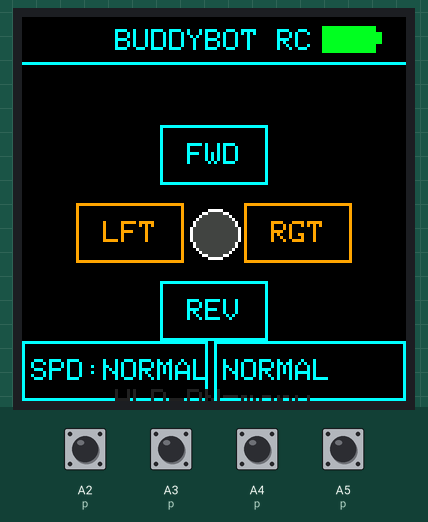
The sketch below on a simulated Arduino Zero (SAMD21). Parts: 128×128 colour display. The inputs (shaded band) are chosen by the test bench; at power-on: A2 (p), A3 (p), A4 (p), A5 (p) HIGH (analog values on the 0–1023 scale).

Above: at 3.2 s.
3.3 s: A2 (p) pulled LOW for 0.55 s
At 5.1 s:
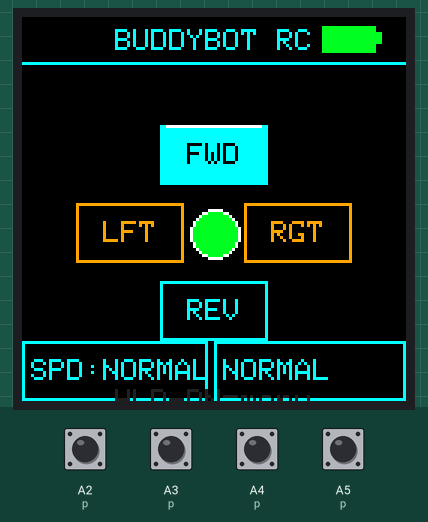
5.4 s: A3 (p) pulled LOW for 0.55 s
At 7.4 s:
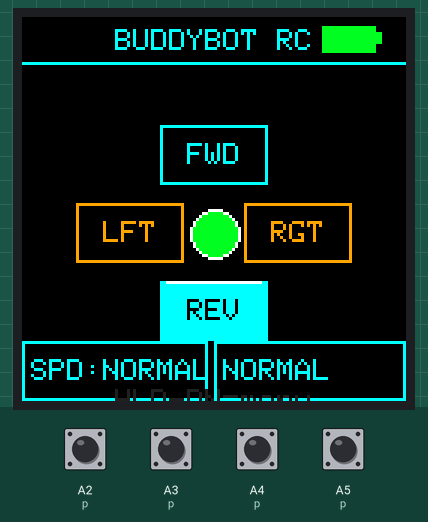
7.7 s: A4 (p) pulled LOW for 0.55 s
At 8.77 s:
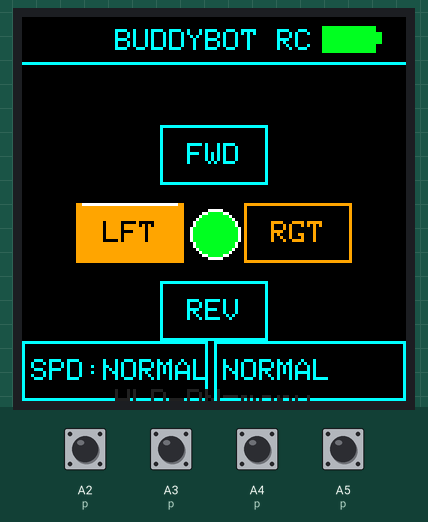
10.5 s: A5 (p) pulled LOW for 0.55 s
At 11.57 s:
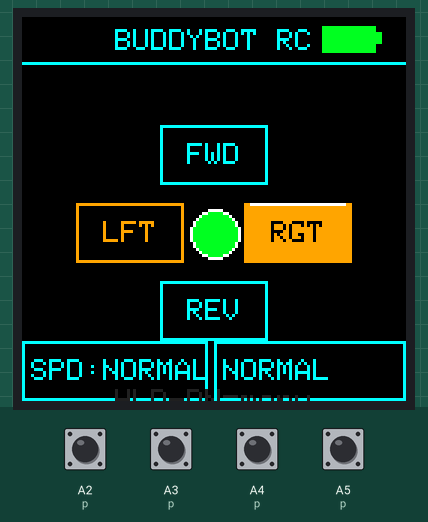
13.3 s: A2 (p) pulled LOW for 1 s
At 16.2 s:
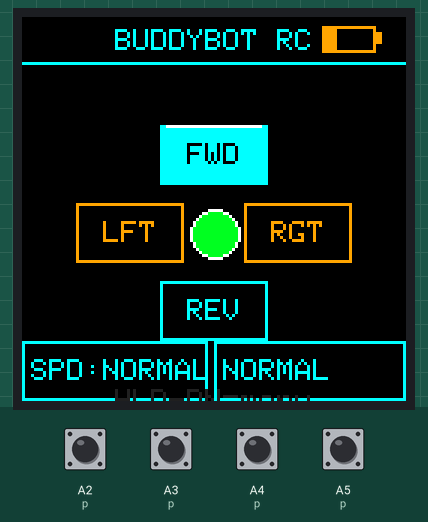
16.5 s: A3 (p) pulled LOW for 1 s
At 18.4 s:
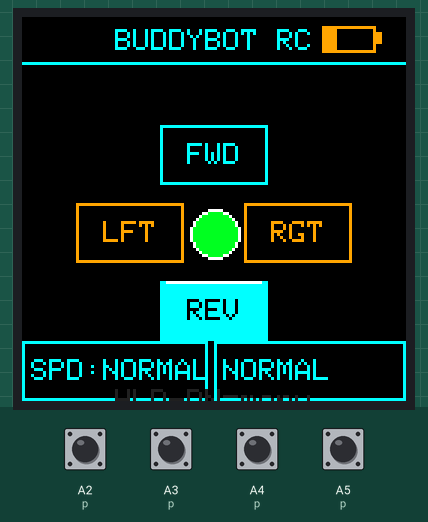
Timing chart, 0 to 19.9 s (numbered marks = the images above; inputs shaded):
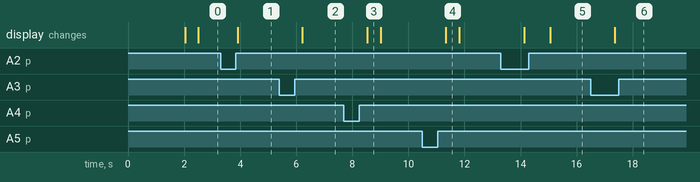

Measured:
- after the input at 3.3 s, the display: changes after 0.61 s (image 1)
- after the input at 5.4 s, the display: changes after 0.82 s (image 2)
- after the input at 7.7 s, the display: changes after 0.84 s (image 3)
- after the input at 10.5 s, the display: changes after 0.83 s (image 4)
- after the input at 13.3 s, the display: first changes after 0.83 s (image 5 shows a later state)
- after the input at 16.5 s, the display: changes after 0.86 s (image 6)
- what the display in image 3 shows lasts 0.5 s, from 8.5 s to 9.0 s

The sketch:

BuddyBot_Remote.ino
```cpp
/*
 * ════════════════════════════════════════════════════════════════════
 *  BUDDYBOT Remote Control — XC3812 SAMD21 — V4.0
 *  4 buttons: UP DOWN LEFT RIGHT
 *  Based on working V1 display init (hardware SPI, RST=8, rotation=0)
 * ════════════════════════════════════════════════════════════════════
 *
 *  WIRING (identical to V1 that worked):
 *    OLED CS  → 10    DC  → 9    RST → 8
 *    OLED SDA → MOSI pad (underside)
 *    OLED SCL → SCK  pad (underside)
 *    OLED VCC → 3V   GND → GND
 *
 *    BTN_UP    → A2   (INPUT_PULLUP to GND)
 *    BTN_DOWN  → A3
 *    BTN_LEFT  → A4
 *    BTN_RIGHT → A5
 *
 *    RF DATA   → D6
 *    BAT ADC   → A0 (via 2x100k divider)
 *
 *  CONTROLS:
 *    UP press         toggle Forward ON/OFF
 *    DOWN press       toggle Reverse ON/OFF
 *    LEFT hold        spin left
 *    RIGHT hold       spin right
 *    LEFT+RIGHT 600ms E-STOP toggle
 *    DOWN hold 800ms  open Menu
 *    In menu: UP/DOWN scroll, LEFT confirm, RIGHT back
 * ════════════════════════════════════════════════════════════════════
 */

#include <SPI.h>
#include <Adafruit_GFX.h>
#include <Adafruit_SSD1351.h>
#include <RCSwitch.h>

// ── Pins — identical to working V1 ───────────────────────────────
#define OLED_CS   10
#define OLED_DC    9
#define OLED_RST   8    // same as V1 that worked

#define BTN_UP    A2
#define BTN_DOWN  A3
#define BTN_LEFT  A4
#define BTN_RIGHT A5

#define RF_PIN     6    // same as V1 that worked
#define BAT_PIN   A0

#define OLED_W   128
#define OLED_H   128

// ── RF codes ─────────────────────────────────────────────────────
#define RF_FWD   0xA10001UL
#define RF_REV   0xA10002UL
#define RF_LEFT  0xA10003UL
#define RF_RIGHT 0xA10004UL
#define RF_STOP  0xA10005UL
#define RF_SLOW  0xA10030UL
#define RF_NORM  0xA10031UL
#define RF_FAST  0xA10032UL
#define RF_NRM   0xA10010UL
#define RF_BOD   0xA10011UL
#define RF_DOG   0xA10012UL
#define RF_UNH   0xA10013UL
#define RF_ESTP  0xA100FFUL
#define RF_DNC   0xA10020UL
#define RF_DEF   0xA10021UL

// ── Colours ───────────────────────────────────────────────────────
#define BK    0x0000
#define SURF  0x0841
#define CYN   0x07FF
#define MNT   0x07E4
#define AMB   0xFD20
#define CRL   0xF944
#define PUR   0x781F
#define WHT   0xFFFF
#define DGR   0x2104
#define MGR   0x4228
#define LGR   0x8C71
#define DCY   0x03EF

// ── Objects — identical init to V1 ───────────────────────────────
Adafruit_SSD1351 oled(OLED_W, OLED_H, &SPI, OLED_CS, OLED_DC, OLED_RST);
RCSwitch rf;

// ── State ─────────────────────────────────────────────────────────
enum Scr { DRIVE, MMODE, MSPEC, MSPD };
Scr scr = DRIVE;
bool redraw = true;
uint8_t modeIdx=0, specIdx=0, spdIdx=1;
bool eStopped=false, goFwd=false, goRev=false, menuUsed=false;
uint32_t lastCode=RF_STOP;
uint8_t batPct=100;
unsigned long lastBat=0;

const char* mN[]={"NORMAL","BODYGUARD","DOG GUARD","UNHINGED"};
const uint16_t mC[]={CYN,AMB,MNT,CRL};
const uint32_t mRF[]={RF_NRM,RF_BOD,RF_DOG,RF_UNH};
const char* sN[]={"DANCE","DEFENSE","E-STOP","< BACK"};
const uint16_t sC[]={PUR,AMB,CRL,LGR};
const uint32_t sRF[]={RF_DNC,RF_DEF,RF_ESTP,0};
const char* spN[]={"SLOW","NORMAL","FAST"};
const uint16_t spC[]={MNT,CYN,CRL};
const uint32_t spRF[]={RF_SLOW,RF_NORM,RF_FAST};

// ── Buttons ───────────────────────────────────────────────────────
struct Btn { uint8_t pin; bool st,pr,rl,hd; unsigned long dn; };
Btn B[4]; // 0=UP 1=DN 2=LT 3=RT

void initB() {
  uint8_t p[]={BTN_UP,BTN_DOWN,BTN_LEFT,BTN_RIGHT};
  for(int i=0;i<4;i++){B[i]={p[i],HIGH,false,false,false,0};pinMode(p[i],INPUT_PULLUP);}
}

void readB() {
  for(int i=0;i<4;i++){
    B[i].pr=B[i].rl=false;
    bool r=digitalRead(B[i].pin);
    if(r!=B[i].st){
      B[i].st=r;
      if(r==LOW){B[i].pr=true;B[i].hd=true;B[i].dn=millis();}
      else{B[i].rl=true;B[i].hd=false;}
    }
  }
}

bool lh(int i,unsigned long ms=600){return B[i].hd&&(millis()-B[i].dn>=ms);}

void readBat(){
  if(millis()-lastBat<15000)return; lastBat=millis();
  float v=(analogRead(BAT_PIN)/1023.0f)*3.3f*2.0f;
  batPct=(uint8_t)constrain((v-3.0f)/1.2f*100.0f,0.0f,100.0f);
}

// ── Draw helpers ──────────────────────────────────────────────────
void ctr(int y,const char*s,uint16_t c,uint8_t sz=1){
  oled.setTextSize(sz);oled.setTextColor(c);
  oled.setCursor((128-(int)strlen(s)*6*sz)/2,y);oled.print(s);
}

void hdr(const char*t,uint16_t c){
  oled.fillRect(0,0,128,16,BK);
  oled.drawFastHLine(0,15,128,c);
  oled.setTextSize(1);oled.setTextColor(c);
  oled.setCursor((128-(int)strlen(t)*6)/2,4);oled.print(t);
  // battery
  uint16_t bc=batPct>50?MNT:batPct>20?AMB:CRL;
  oled.drawRect(100,3,18,9,bc);oled.fillRect(118,5,2,4,bc);
  int f=(int)(batPct/100.0f*16);if(f>0)oled.fillRect(101,4,f,7,bc);
}

void box(int x,int y,int w,int h,uint16_t c,bool active){
  oled.fillRect(x,y,w,h,active?c:BK);
  oled.drawRect(x,y,w,h,c);
  if(active)oled.drawFastHLine(x+2,y,w-4,WHT);
}

void menu(int sel,int n,const char**nm,const uint16_t*cl){
  for(int i=0;i<n;i++){
    bool a=(i==sel);int y=20+i*24;
    box(4,y,120,20,cl[i],a);
    oled.setTextSize(1);oled.setTextColor(a?BK:cl[i]);
    oled.setCursor((128-(int)strlen(nm[i])*6)/2,y+6);oled.print(nm[i]);
  }
  ctr(118,"UP/DN  LEFT=ok  RIGHT=bk",DGR);
}

// ── Drive screen ──────────────────────────────────────────────────
void drvBtn(int cx,int cy,int w,int h,const char*l,bool a,uint16_t c){
  box(cx-w/2,cy-h/2,w,h,c,a);
  oled.setTextSize(1);oled.setTextColor(a?BK:c);
  oled.setCursor(cx-(int)strlen(l)*3,cy-4);oled.print(l);
}

void drawDrive(){
  bool u=goFwd,d=goRev,l=B[2].hd,r=B[3].hd;
  drvBtn(64,46,36,20,"FWD",u,CYN);
  drvBtn(64,98,36,20,"REV",d,CYN);
  drvBtn(36,72,36,20,"LFT",l,AMB);
  drvBtn(92,72,36,20,"RGT",r,AMB);
  // centre dot
  uint16_t cc=eStopped?CRL:(u||d||l||r)?MNT:MGR;
  oled.fillCircle(64,72,8,cc);oled.drawCircle(64,72,8,WHT);
  if(eStopped){oled.setTextSize(1);oled.setTextColor(WHT);oled.setCursor(57,68);oled.print("E!");}
  if(eStopped){oled.fillRect(0,17,128,11,CRL);ctr(19,"! E-STOP !",WHT);}
  // status
  oled.fillRect(0,108,128,20,BK);
  oled.drawRect(0,108,62,20,spC[spdIdx]);
  oled.setTextSize(1);oled.setTextColor(spC[spdIdx]);
  oled.setCursor(3,114);oled.print("SPD:");oled.print(spN[spdIdx]);
  oled.drawRect(64,108,64,20,mC[modeIdx]);
  oled.setTextSize(1);oled.setTextColor(mC[modeIdx]);
  oled.setCursor(67,114);oled.print(mN[modeIdx]);
  ctr(124,"HLD-DN=menu",DGR);
}

// ── Logic ─────────────────────────────────────────────────────────
void doDrive(){
  static unsigned long ls=0; unsigned long n=millis();
  // E-STOP
  if(B[2].hd&&B[3].hd&&lh(2)&&lh(3)){
    eStopped=!eStopped;rf.send(eStopped?RF_ESTP:RF_STOP,24);
    if(eStopped)goFwd=goRev=false;
    B[2].hd=B[3].hd=false;redraw=true;delay(300);return;
  }
  if(eStopped)return;
  // Menu
  if(lh(1,800)&&!menuUsed){
    menuUsed=true;goFwd=goRev=false;rf.send(RF_STOP,24);
    scr=MMODE;redraw=true;oled.fillRect(0,16,128,112,BK);return;
  }
  if(!B[1].hd)menuUsed=false;
  // Toggle fwd/rev
  if(B[0].pr){goRev=false;goFwd=!goFwd;redraw=true;}
  if(B[1].pr&&!menuUsed){goFwd=false;goRev=!goRev;redraw=true;}
  if(B[2].pr||B[3].pr){goFwd=goRev=false;redraw=true;}
  // Send
  uint32_t cmd=RF_STOP;
  if(goFwd)cmd=RF_FWD;
  else if(goRev)cmd=RF_REV;
  else if(B[2].hd)cmd=RF_LEFT;
  else if(B[3].hd)cmd=RF_RIGHT;
  if(n-ls>=90){rf.send(cmd,24);ls=n;if(cmd!=lastCode){lastCode=cmd;redraw=true;}}
}

bool nav(uint8_t&idx,uint8_t n){
  if(B[0].pr){idx=(idx+n-1)%n;redraw=true;}
  if(B[1].pr){idx=(idx+1)%n;redraw=true;}
  if(B[2].pr)return true;
  if(B[3].pr){scr=DRIVE;goFwd=goRev=false;redraw=true;oled.fillRect(0,16,128,112,BK);}
  return false;
}

// ── Setup/Loop ────────────────────────────────────────────────────
void setup(){
  initB();
  rf.enableTransmit(RF_PIN);
  rf.setProtocol(1);rf.setPulseLength(189);rf.setRepeatTransmit(5);
  analogReadResolution(10);

  // Exactly as V1 that worked
  oled.begin();
  oled.setRotation(0);
  oled.fillScreen(BK);

  // Simple splash — no animation, just text to confirm display alive
  oled.drawRect(8,20,112,88,CYN);oled.drawRect(9,21,110,86,DCY);
  ctr(32,"BUDDYBOT",CYN,2);ctr(50,"REMOTE",CYN,2);
  ctr(68,"v4.0",PUR,1);
  oled.drawFastHLine(20,80,88,DCY);
  ctr(84,"Reinsma Innovations",LGR,1);
  ctr(98,"GENERATIVE AI",DGR,1);
  delay(2000);
  oled.fillScreen(BK);

  lastBat=0;readBat();redraw=true;
}

void loop(){
  readB();readBat();

  // Refresh header battery every 15s
  static unsigned long lh2=0;
  if(millis()-lh2>15000){lh2=millis();
    switch(scr){
      case DRIVE: hdr("BUDDYBOT RC",CYN);break;
      case MMODE: hdr("MODE",PUR);break;
      case MSPEC: hdr("SPECIAL",AMB);break;
      case MSPD:  hdr("SPEED",AMB);break;
    }
  }

  switch(scr){
    case DRIVE:{
      doDrive();
      static bool pU=false,pD=false,pL=false,pR=false,pE=false;
      bool u=goFwd,d=goRev,l=B[2].hd,r=B[3].hd;
      if(redraw||u!=pU||d!=pD||l!=pL||r!=pR||eStopped!=pE){
        oled.fillRect(0,16,128,92,BK);
        hdr("BUDDYBOT RC",CYN);
        drawDrive();
        pU=u;pD=d;pL=l;pR=r;pE=eStopped;redraw=false;
      }
      break;
    }
    case MMODE:
      if(nav(modeIdx,4)){rf.send(mRF[modeIdx],24);scr=MSPD;spdIdx=1;redraw=true;oled.fillRect(0,16,128,112,BK);}
      if(redraw){hdr("MODE",PUR);oled.fillRect(0,16,128,102,BK);menu(modeIdx,4,mN,mC);redraw=false;}
      break;
    case MSPEC:
      if(nav(specIdx,4)){
        if(specIdx==3){scr=DRIVE;redraw=true;oled.fillRect(0,16,128,112,BK);}
        else{rf.send(sRF[specIdx],24);if(specIdx==2){eStopped=true;goFwd=goRev=false;}delay(150);redraw=true;}
      }
      if(redraw){hdr("SPECIAL",AMB);oled.fillRect(0,16,128,102,BK);menu(specIdx,4,sN,sC);redraw=false;}
      break;
    case MSPD:
      if(nav(spdIdx,3)){rf.send(spRF[spdIdx],24);scr=DRIVE;redraw=true;oled.fillRect(0,16,128,112,BK);}
      if(redraw){
        hdr("SPEED",AMB);oled.fillRect(0,16,128,102,BK);
        for(int i=0;i<3;i++){
          bool a=(i==spdIdx);int y=22+i*30;
          box(8,y,112,26,spC[i],a);
          oled.setTextSize(2);oled.setTextColor(a?BK:spC[i]);
          oled.setCursor((128-(int)strlen(spN[i])*12)/2,y+9);oled.print(spN[i]);
        }
        ctr(118,"UP/DN  LEFT=ok",DGR);redraw=false;
      }
      break;
  }
  delay(8);
}
```
